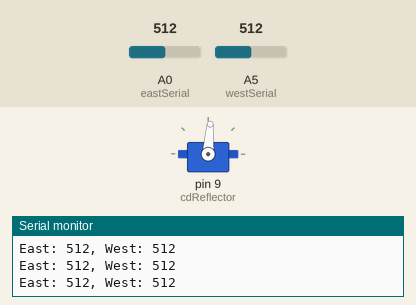
This sketch was run on a simulated Arduino Uno, built with avr-gcc and run on an emulated ATmega328P. Parts: servo, the last lines printed to the serial monitor. Inputs (shaded band) come from the test bench; at power-on: A0 (eastSerial) = 512, A5 (westSerial) = 512.

Above: at 1.2 s.
1.3 s: A0 (eastSerial) set to 550
2.8 s: A0 (eastSerial) set to 572
At 4.5 s:
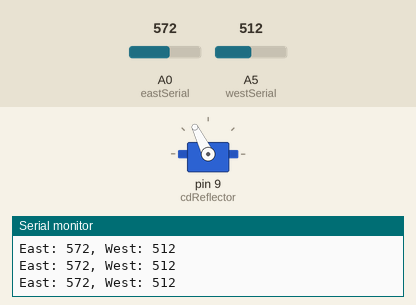
5.8 s: A5 (westSerial) set to 532
At 6.8 s:
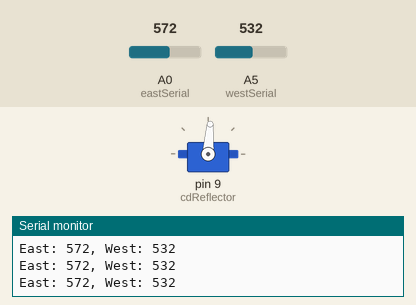
7.3 s: A5 (westSerial) set to 611
10.3 s: A5 (westSerial) set to 630
At 11.6 s:
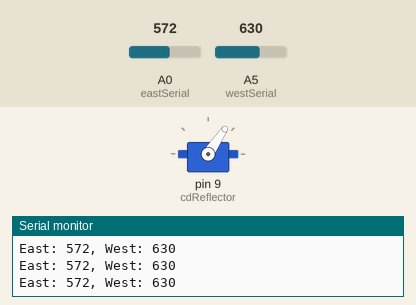
Timing chart, 0 to 13.3 s (numbered marks = the images above; inputs shaded):
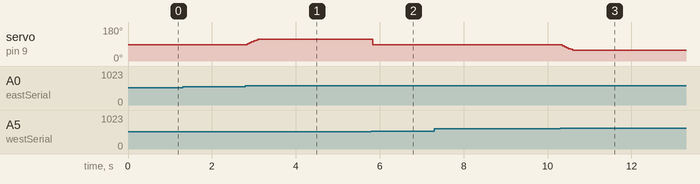

The sketch:

WALLE.ino
```cpp
#include <Servo.h>
Servo cdReflector;

int pos = 90;
int eastSerial = A0;
int westSerial = A5;

void setup() {
  cdReflector.attach(9);
  Serial.begin(9600);
}

void loop() {
  int east = analogRead(eastSerial);
  int west = analogRead(westSerial);

  if (abs(east - west) < 50) {
    pos = 86;
  } else if (east > west) {
    pos = min(pos + 5, 116);
  } else {
    pos = max(pos - 5, 56);
  }

  cdReflector.write(pos);
  Serial.println("East: " + String(east) + ", West: " + String(west));

  delay(50);

}
```

Measured:
- the behaviour switches between 561 and 562 on A0 (eastSerial) (found by bisection; images 0 and 1)
- the behaviour switches between 522 and 523 on A5 (westSerial) (found by bisection; images 1 and 2)
- the behaviour switches between 621 and 622 on A5 (westSerial) (found by bisection; images 2 and 3)
- after the input at 2.8 s, servo on pin 9 (cdReflector): 86° → 116° at once
- after the input at 5.8 s, servo on pin 9 (cdReflector): 116° → 86° at once
- after the input at 10.3 s, servo on pin 9 (cdReflector): 86° → 56° after 0.05 s
